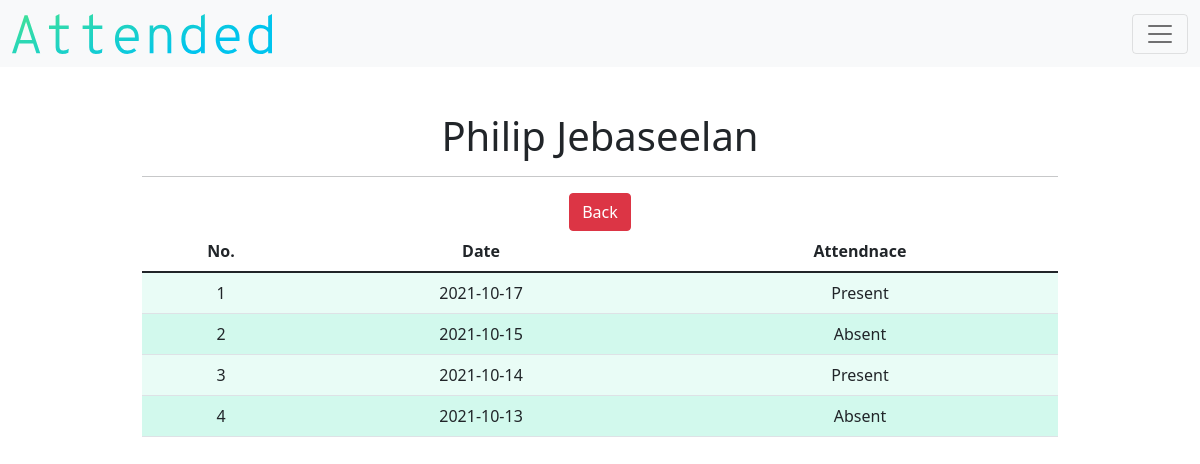
The page /detail_attendance/1 (signed in) on the database its author committed.
### models.py (models this page shows)
class Student(db.Model):
    __tablename__ = "student"
    id = db.Column(db.Integer, primary_key=True)
    teacher_id = db.Column(db.Integer, db.ForeignKey("teacher.id"))
    class_id = db.Column(db.Integer, nullable=True, default=0)
    name = db.Column(db.String(), nullable=False)
    birth = db.Column(db.String(),nullable=False)
    age = db.Column(db.Integer(), nullable=False)
    parent = db.Column(db.String(), nullable=True)
    parent2 = db.Column(db.String(), nullable=True)
    number = db.Column(db.Integer, nullable=True)
    number2 = db.Column(db.Integer, nullable=True)
    email = db.Column(db.String(), nullable=True)
    email2 = db.Column(db.String(), nullable=True)
    address = db.Column(db.String(), nullable=False)
    city = db.Column(db.String(), nullable=False)
    state = db.Column(db.String(), nullable=False)
    postcode = db.Column(db.Integer, nullable=False)
    attend_count = db.Column(db.Integer, nullable=True, default=0)
    student_attends = db.relationship("Attendance", backref="student_attend")

class Attendance(db.Model):
    __tablename__ = "attendance"
    id = db.Column(db.Integer, primary_key=True)
    teacher_id = db.Column(db.Integer, db.ForeignKey("teacher.id"))
    class_id = db.Column(db.Integer, db.ForeignKey("class.id"))
    student_id = db.Column(db.Integer, db.ForeignKey("student.id"))
    date = db.Column(db.String(),nullable=False)
    presence = db.Column(db.String(),nullable=False)

### application.py (the view)
@app.route("/detail_attendance/<string:id>")
def detail_attendance(id):
    if not current_user.is_authenticated:
        return redirect("/login")
    else:
        TABLE_HEADERS = ["No.", "Date", "Attendnace"]
        student_object = db.session.query(Student).filter_by(id=id).first()
        attendance_object = db.session.query(Attendance).filter_by(student_id=id).order_by(Attendance.date.desc())
        return render_template("detail-attendance.html", headers=TABLE_HEADERS, attendances=attendance_object, student=student_object)

### application.py (called while the page is built)
@login.user_loader
def load_user(id):
    return Teacher.query.get(id)

### templates/detail-attendance.html
{% extends "layout.html" %}
{% block main %}
        <h1>{{student.name}}</h1>
        <hr>
        <div class="d-grid gap-2 d-md-block">
          <a class="btn btn-danger" id="detail-class-back" href="/detail_class/{{student.class_id}}" type="button">Back</a>
        </div>
        <div class="table-responsive">
          <table class="table table-hover">
                  <thead>
                          <tr>
                                  {% for header in headers %}
                                  <th id="header"> {{ header }} </th>
                                  {% endfor %}
                          </tr>
                  </thead>
                  <tbody>
                  {% for attendance in attendances %}
                  <tr>
                          <td class="counterCell"></td>
                          <td>{{attendance.date}}</td>
                          <td> {{attendance.presence }} </td>
                  </tr>
                  {% endfor %}
                  </tbody>
          </table>
        </div>
{% endblock %}

### templates/layout.html (shortened to what this page needs)
<!DOCTYPE html>
<html lang="en">
    <head>
        <link href="https://cdn.jsdelivr.net/npm/bootstrap@5.1.1/dist/css/bootstrap.min.css" rel="stylesheet">
        <link href="../static/css/style.css" rel="stylesheet">
    </head>
    <body>
        <nav class="navbar navbar-light bg-light fixed-top">
            <div class="container-fluid">
                <a class="navbar-brand" href="#"><img id="brandlabel" src="../static/images/brand.svg"class="d-inline-block align-text-top"></a>
                {% if current_user.is_authenticated %}
                <button class="navbar-toggler" type="button" data-bs-toggle="offcanvas" data-bs-target="#offcanvasNavbar" aria-controls="offcanvasNavbar">
                    <span class="navbar-toggler-icon"></span>
                </button>
                {% endif %}
            </div>
        </nav>
        <main class="container p-5">
            {% block main %}{% endblock %}
        </main>
    </body>
</html>

### static/css/style.css (style rules this page uses)
#brandlabel { height:40px; }
table { counter-reset: tableCount; }
.counterCell:before { content: counter(tableCount); counter-increment: tableCount; }
tr:nth-child(even) { background-color:#d2f9ed; }
tr:nth-child(odd) { background-color:#e9fcf6; }
#header { background-color:white; }
main { overflow-x: auto; text-align: center; }
.p-5 { padding: 7rem!important; }

### rows shown on the page
Student: name "Philip Jebaseelan"
Attendance: date "2021-10-17", presence "Present"
Attendance: date "2021-10-15", presence "Absent"
Attendance: date "2021-10-14", presence "Present"
Attendance: date "2021-10-13", presence "Absent"

### other values the page prints
{{ header }} "No." "Date" "Attendnace"
